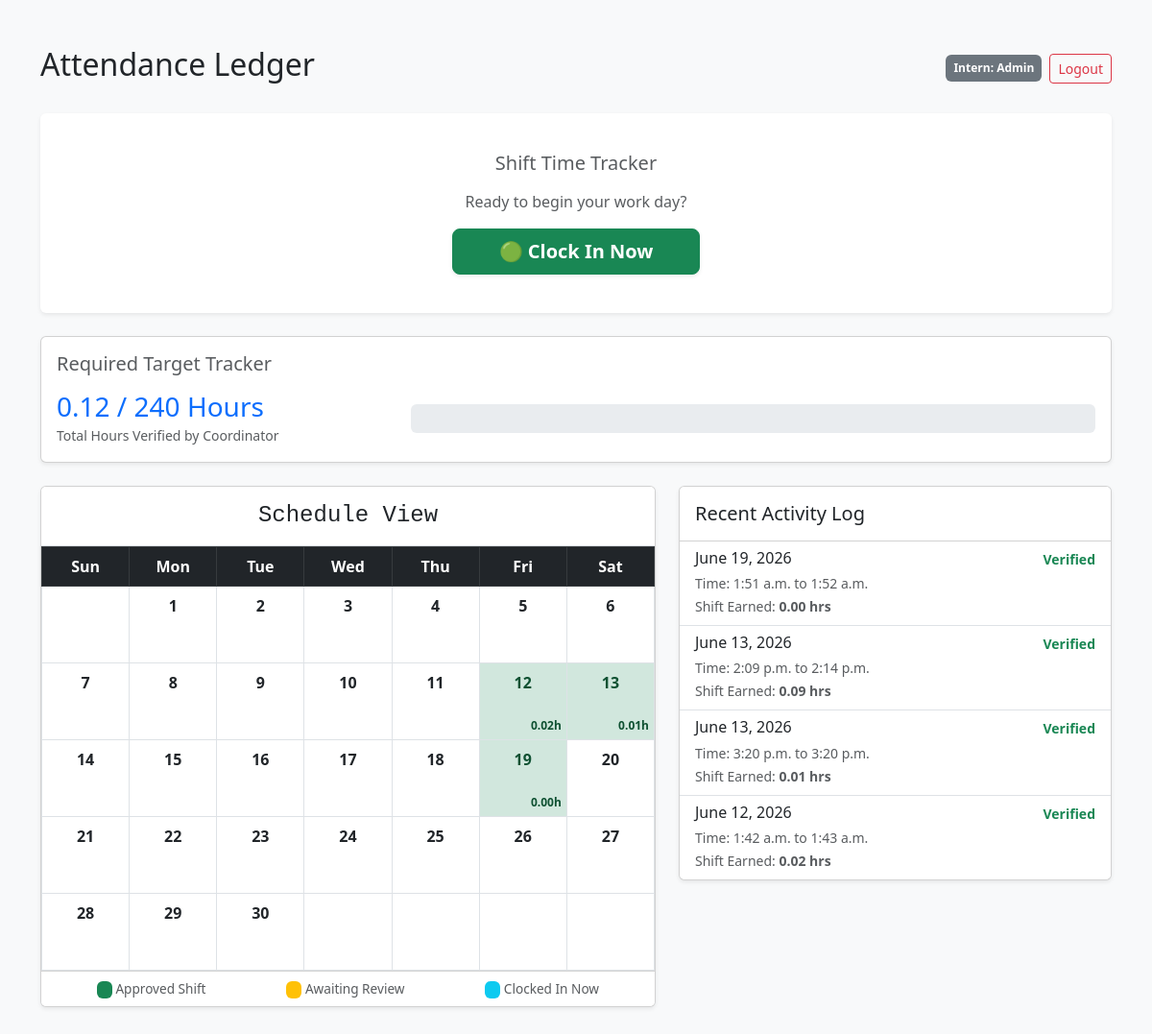
Page /attendance/log/ (signed in) on the committed database.
### student_portal/models.py (models this page shows, shortened)
class AttendanceRecord(models.Model):
    RECORD_TYPES = [
        ('regular', 'Regular Shift'),
        ('emergency_break', 'Emergency Break'),
    ]
    student = models.ForeignKey(UserProfile, on_delete=models.CASCADE)
    date = models.DateField()
    check_in = models.TimeField(null=True, blank=True)
    check_out = models.TimeField(null=True, blank=True)
    device_api_status = models.CharField(max_length=100, blank=True)
    is_verified = models.BooleanField(default=False)
    hours_worked = models.DecimalField(max_digits=5, decimal_places=2, default=0.00)
    record_type = models.CharField(max_length=20, choices=RECORD_TYPES, default='regular')

### student_portal/views.py (the view, shortened to what this page needs)
# urls.py: path('attendance/log/', views.attendance_log_view, name='attendance_log'),
@login_required
def attendance_log_view(request):
    now = timezone.now()
    today = now.date()
    profile = request.user.userprofile
    my_shifts = AttendanceRecord.objects.filter(student=profile).order_by('-date')
    is_clocked_in = AttendanceRecord.objects.filter(student=profile, check_out__isnull=True).exists()
    total_hours_earned = AttendanceRecord.objects.filter(
        student=profile, is_verified=True
    ).aggregate(Sum('hours_worked'))['hours_worked__sum'] or Decimal('0.00')
    total_hours_earned = round(float(total_hours_earned), 2)
    required_hours = float(profile.required_hours) if profile.required_hours else 240.0
    if required_hours > 0:
        progress_percentage = min(int((total_hours_earned / required_hours) * 100), 100)
    else:
        progress_percentage = 0
    year, month = today.year, today.month
    month_name = calendar.month_name[month]
    monthly_records = AttendanceRecord.objects.filter(
        student=profile, date__year=year, date__month=month
    )
    cal = calendar.Calendar(firstweekday=6)
    month_days = cal.monthdayscalendar(year, month)
    month_shifts = {
        shift.date.day: shift for shift in monthly_records
    }
    calendar_grid = []
    for week in month_days:
        week_data = []
        for day in week:
            if day == 0:
                week_data.append({'day': '', 'status': 'empty', 'record': None})
            else:
                day_info = {'day': day, 'status': 'none', 'record': None}
                if day in month_shifts:
                    shift = month_shifts[day]
                    day_info['record'] = shift
                    if shift.check_out is None:
                        day_info['status'] = 'active'      # Blue
                    elif shift.is_verified:
                        day_info['status'] = 'verified'    # Green
                    else:
                        day_info['status'] = 'pending'     # Yellow
                week_data.append(day_info)
        calendar_grid.append(week_data)
    context = {
        'my_shifts': my_shifts,
        'profile': profile,
        'total_hours_earned': total_hours_earned,
        'required_hours': required_hours,
        'progress_percentage': progress_percentage,
        'calendar_grid': calendar_grid,
        'month_name': month_name,
        'year': year,
        'records': monthly_records.order_by('-date'),
        'is_clocked_in': is_clocked_in,
    }
    return render(request, 'attendance_log.html', context)

### student_portal/templates/attendance_log.html (shortened to what this page needs)
<!DOCTYPE html>
<html lang="en">
<head>
    <link href="https://cdn.jsdelivr.net/npm/bootstrap@5.3.0/dist/css/bootstrap.min.css" rel="stylesheet">
</head>
<body class="bg-light">
<div class="container py-5">
    <div class="d-flex justify-content-between align-items-center mb-4">
        <h2>Attendance Ledger</h2>
        <div class="d-flex align-items-center">
            <span class="badge bg-secondary p-2 me-2">Intern: {{ request.user.username }}</span>
            <form action="{% url 'logout' %}" method="post" class="d-inline">
                <button type="submit" class="btn btn-sm btn-outline-danger py-1">Logout</button>
            </form>
        </div>
    </div>
    <div class="card mb-4 border-0 shadow-sm text-center bg-white py-4">
        <div class="card-body">
            <h5 class="text-muted mb-3">Shift Time Tracker</h5>
            <form method="post">
                {% if is_clocked_in %}
                    <p class="text-info fw-bold mb-3 font-monospace">⚡ You are currently on the clock! Always click out before leaving.</p>
                    <button type="submit" name="action" value="clock_out" class="btn btn-danger btn-lg px-5 shadow-sm fw-bold">🔴 Clock Out Now</button>
                {% else %}
                    <p class="text-muted mb-3">Ready to begin your work day?</p>
                    <button type="submit" name="action" value="clock_in" class="btn btn-success btn-lg px-5 shadow-sm fw-bold">🟢 Clock In Now</button>
                {% endif %}
            </form>
        </div>
    </div>
    <div class="card mb-4 shadow-sm">
        <div class="card-body">
            <h5 class="card-title text-muted mb-3">Required Target Tracker</h5>
            <div class="row align-items-center">
                <div class="col-md-4">
                    <h3 class="mb-0 text-primary">{{ total_hours_earned|floatformat:2 }} / {{ required_hours|floatformat:0 }} Hours</h3>
                    <small class="text-muted">Total Hours Verified by Coordinator</small>
                </div>
                <div class="col-md-8">
                    <div class="progress" style="height: 30px; background-color: #e9ecef;">
                    </div>
                </div>
            </div>
        </div>
    </div>
    <div class="row">
        <div class="col-lg-7 mb-4">
            <div class="card shadow-sm">
                <div class="card-header bg-white border-bottom py-3 text-center">
                    <h4 class="mb-0 text-dark font-monospace">Schedule View</h4>
                </div>
                <div class="card-body p-0">
                    <table class="table table-bordered mb-0 text-center">
                        <thead>
                            <tr class="table-dark">
                                <th>Sun</th><th>Mon</th><th>Tue</th><th>Wed</th><th>Thu</th><th>Fri</th><th>Sat</th>
                            </tr>
                        </thead>
                        <tbody>
                            {% for week in calendar_grid %}
                                <tr>
                                    {% for day in week %}
                                        <td class="calendar-day {% if day.day == 0 %}bg-empty{% elif day.status == 'verified' %}bg-verified{% elif day.status == 'pending' %}bg-pending{% elif day.status == 'active' %}bg-active{% endif %}">
                                            <span>{% if day.day != 0 %}{{ day.day }}{% endif %}</span>
                                            {% if day.record %}
                                                <div class="calendar-hours">
                                                    <strong>{{ day.record.hours_worked|floatformat:2 }}h</strong>
                                                </div>
                                            {% endif %}
                                        </td>
                                    {% endfor %}
                                </tr>
                            {% endfor %}
                        </tbody>
                    </table>
                </div>
                <div class="card-footer bg-white d-flex justify-content-around text-muted py-2" style="font-size: 0.85rem;">
                    <div><span class="badge bg-success">&nbsp;</span> Approved Shift</div>
                    <div><span class="badge bg-warning">&nbsp;</span> Awaiting Review</div>
                    <div><span class="badge bg-info">&nbsp;</span> Clocked In Now</div>
                </div>
            </div>
        </div>
        <div class="col-lg-5">
            <div class="card shadow-sm">
                <div class="card-header bg-white py-3">
                    <h5 class="mb-0">Recent Activity Log</h5>
                </div>
                <div class="list-group list-group-flush" style="max-height: 400px; overflow-y: auto;">
                    {% for rec in my_shifts %}
                        <div class="list-group-item">
                            <div class="d-flex w-100 justify-content-between">
                                <h6 class="mb-1">{{ rec.date }}</h6>
                                <small class="fw-bold {% if rec.is_verified %}text-success{% else %}text-warning{% endif %}">
                                    {% if rec.is_verified %}Verified{% else %}Pending{% endif %}
                                </small>
                            </div>
                            <small class="text-muted">
                                Time: {{ rec.check_in|default:"--" }} to {{ rec.check_out|default:"--" }} <br>
                                Shift Earned: <strong>{{ rec.hours_worked|default:"0.00"|floatformat:2 }} hrs</strong>
                            </small>
                        </div>
                    {% empty %}
                        <div class="p-4 text-center text-muted">No shifts logged this month.</div>
                    {% endfor %}
                </div>
            </div>
        </div>
    </div>
</div>
</body>
</html>

### student_portal/templates/attendance_log.html (style rules this page uses)
.calendar-day { height: 80px; position: relative; font-weight: bold; vertical-align: top; width: 14.28%; }
td.bg-verified { background-color: #d1e7dd !important; color: #0f5132 !important; }
.calendar-hours { position: absolute; bottom: 5px; right: 5px; font-size: 0.75rem; font-weight: normal; }

### rows in the picture
AttendanceRecord: day "12", record.hours_worked "0.02", date "June 12, 2026", is_verified "Verified", check_in "1:42 a.m.", check_out "1:43 a.m.", hours_worked "0.02"
AttendanceRecord: day "13", record.hours_worked "0.01", date "June 13, 2026", is_verified "Verified", check_in "3:20 p.m.", check_out "3:20 p.m.", hours_worked "0.01"
AttendanceRecord: day "19", record.hours_worked "0.00", date "June 19, 2026", is_verified "Verified", check_in "1:51 a.m.", check_out "1:52 a.m.", hours_worked "0.00"
AttendanceRecord: date "June 13, 2026", is_verified "Verified", check_in "2:09 p.m.", check_out "2:14 p.m.", hours_worked "0.09"

### other values in the picture
{{ request.user.username }} "Admin"
{{ total_hours_earned|floatformat:2 }} "0.12"
{{ required_hours|floatformat:0 }} "240"
{{ day.day }} "1" "2" "3" "4" "5" "6" "7" "8" "9" "10" "11" "14" "15" "16" "17" "18" "20" "21" "22" "23" "24" "25" "26" "27" "28" "29" "30"
